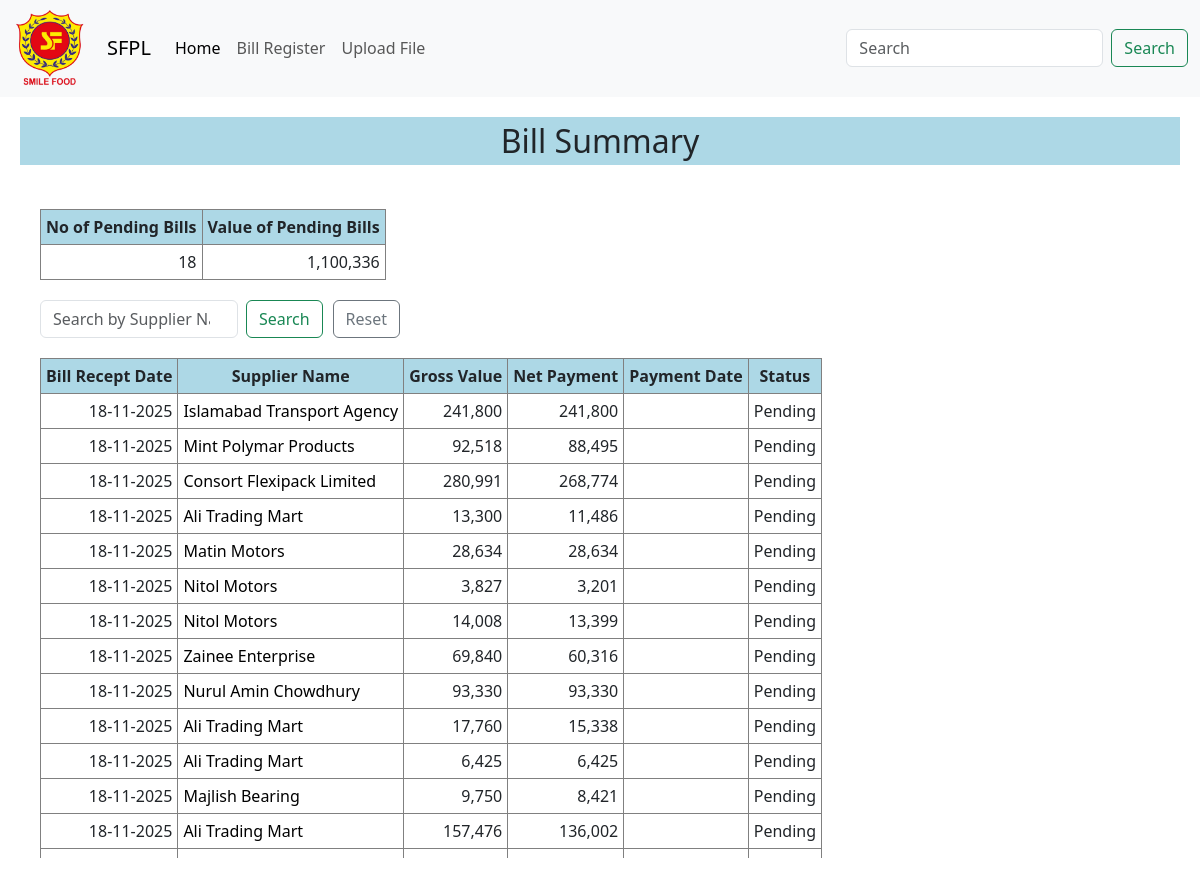
The page / on the database its author committed.
### Bill/models.py (models this page shows, shortened)
class Bill(models.Model):
    STATUS_CHOICE = [
        ('Paid', 'Paid'),
        ('Pending', 'Pending'),
        ('Signed', 'Signed'),
        ('Received', 'Received')
    ]
    UNIT_CHOICE = [
        ('Flour Mill', 'Flour Mill'),
        ('Drinking Water', 'Drinking Water'),
        ('FM & DW', 'FM & DW')
    ]
    receive_date = models.DateField(null=False, blank=False)
    supplier_name = models.CharField(max_length=200, null=False, blank=False)
    unit = models.CharField(max_length=20, choices=UNIT_CHOICE)
    bill_no = models.CharField(max_length=50)
    invoice_no = models.CharField(max_length=50)
    bill_value = models.DecimalField(max_digits=20, decimal_places=2)
    tds = models.DecimalField(max_digits=20, decimal_places=2)
    vds = models.DecimalField(max_digits=20, decimal_places=2)
    net_payment = models.DecimalField(max_digits=20, decimal_places=2)
    status = models.CharField(max_length=50, choices=STATUS_CHOICE, default='Received', null=False, blank=False)
    payment_date = models.DateField(null=True, blank=True)
    remarks = models.TextField(null=True, blank=True)
    class Meta:
        ordering = ['-status']

### Bill/views.py (the view)
# urls.py: path("", BillView.as_view(), name='home'),
class BillView(ListView):
    model = Bill
    template_name = 'home.html'
    context_object_name = 'bill'
    def get_queryset(self):
        queryset = Bill.objects.all()  # start with all bills
        q = self.request.GET.get('q')
        if q:
            queryset = queryset.filter(supplier_name__icontains=q)  # filter by supplier name
        queryset = queryset.annotate(
            status_order=Case(
                When(status='Pending', then=0),
                When(status='Signed', then=1),
                When(status='Received', then=2),
                When(status='Paid', then=3),
                default=4,
                output_field=IntegerField()
            )
        ).order_by('status_order', 'receive_date')  # secondary ordering by date
        return queryset
    def get_context_data(self, **kwargs):
        context = super().get_context_data(**kwargs)
        pending_bills = Bill.objects.filter(status='Pending')
        context['pending_count'] = pending_bills.count()
        context['pending_value'] = pending_bills.aggregate(total_value=Sum('bill_value'))['total_value'] or 0
        context['search_query'] = self.request.GET.get('q', '')
        return context

### templates/home.html (shortened to what this page needs)
{% extends "base.html" %}
{% load humanize %}
{% load static %}
{% block link %}
<link rel="stylesheet" href="{% static 'css/home.css' %}"/>
{% endblock %}
{% block content %}
    <h2 style="margin: 20px; text-align: center; background-color: lightblue; padding: 5px;">Bill Summary</h2>
    <div class="container">
        <div>
            <table class="summary-table">
                <tr>
                    <th>No of Pending Bills</th>
                    <th>Value of Pending Bills</th>
                </tr>
                <tr>
                    <td> {{ pending_count }} </td>
                    <td>{{ pending_value | floatformat:0| intcomma }}</td>
                </tr>
            </table>
            <form class="d-flex" role="search" method="get" style="width: 30%; margin-left:40px;">
                <input class="form-control me-2" type="search" name="q"
                    placeholder="Search by Supplier Name" value="{{ search_query }}"
                    aria-label="Search"/>
                <button class="btn btn-outline-success" type="submit" style="margin-right:10px;">Search</button>
                <a href="{% url 'home' %}" class="btn btn-outline-secondary">Reset</a>
            </form>
            <table class="detail-table">
                <tr>
                    <th>Bill Recept Date</th>
                    <th>Supplier Name</th>
                    <th>Gross Value</th>
                    <th>Net Payment</th>
                    <th>Payment Date</th>
                    <th>Status</th>
                </tr>
                {% for data in bill%}
                <tr>
                    <td>{{ data.receive_date |date:"d-m-Y" }}</td>
                    <td style="text-align: left;"><a style=" text-decoration: none; color: black;" href="#">{{ data.supplier_name }}</a></td>
                    <td>{{ data.bill_value | floatformat:0| intcomma }}</td>
                    <td>{{ data.net_payment | floatformat:0| intcomma }}</td>
                    <td>{{ data.payment_date |date:"d-m-Y" }}</td>
                    <td>{{ data.status }}</td>
                </tr>
                {% endfor %}
            </table>
        </div>
    </div>
{% endblock %}

### static/css/home.css (style rules this page uses)
.summary-table { margin-left: 40px; margin-bottom: 20px; }
.summary-table th { text-align: center; background-color: lightblue; border: 1px solid grey; padding: 5px; }
.summary-table tr { text-align: right; border: 1px solid grey; border-right: 1px solid grey; }
.summary-table td { border-right: 1px solid grey; padding: 5px; }
.detail-table { display: inline-block; overflow-y: auto; overflow-x: hidden; max-height: 500px; padding: 0; margin-left: 40px; margin-top: 20px; table-layout: fixed; }
.detail-table th { text-align: center; background-color: lightblue; border: 1px solid grey; padding: 5px; position: sticky; top: 0; }
.detail-table tr { text-align: right; border: 1px solid grey; border-right: 1px solid grey; }
.detail-table td { border-right: 1px solid grey; padding: 5px; }
.container { display: inline; }

### rows shown on the page
Bill: receive_date "18-11-2025", supplier_name "Islamabad Transport Agency", bill_value "241,800", net_payment "241,800", status "Pending"
Bill: receive_date "18-11-2025", supplier_name "Mint Polymar Products", bill_value "92,518", net_payment "88,495", status "Pending"
Bill: receive_date "18-11-2025", supplier_name "Consort Flexipack Limited", bill_value "280,991", net_payment "268,774", status "Pending"
Bill: receive_date "18-11-2025", supplier_name "Ali Trading Mart", bill_value "13,300", net_payment "11,486", status "Pending"
Bill: receive_date "18-11-2025", supplier_name "Matin Motors", bill_value "28,634", net_payment "28,634", status "Pending"
Bill: receive_date "18-11-2025", supplier_name "Nitol Motors", bill_value "3,827", net_payment "3,201", status "Pending"
Bill: receive_date "18-11-2025", supplier_name "Nitol Motors", bill_value "14,008", net_payment "13,399", status "Pending"
Bill: receive_date "18-11-2025", supplier_name "Zainee Enterprise", bill_value "69,840", net_payment "60,316", status "Pending"
Bill: receive_date "18-11-2025", supplier_name "Nurul Amin Chowdhury", bill_value "93,330", net_payment "93,330", status "Pending"
Bill: receive_date "18-11-2025", supplier_name "Ali Trading Mart", bill_value "17,760", net_payment "15,338", status "Pending"
Bill: receive_date "18-11-2025", supplier_name "Ali Trading Mart", bill_value "6,425", net_payment "6,425", status "Pending"
Bill: receive_date "18-11-2025", supplier_name "Majlish Bearing", bill_value "9,750", net_payment "8,421", status "Pending"
Bill: receive_date "18-11-2025", supplier_name "Ali Trading Mart", bill_value "157,476", net_payment "136,002", status "Pending"

### other values the page prints
{{ pending_count }} "18"
{{ pending_value | floatformat:0| intcomma }} "1,100,336"
